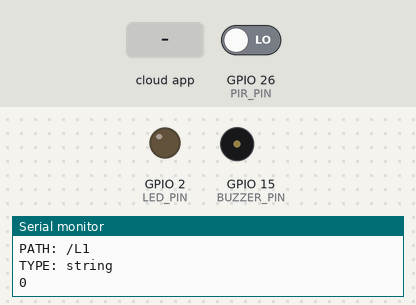
Recording of a sketch running on a simulated ESP32. Parts: output pins drawn as LEDs (lit = HIGH), buzzer (waves = sounding, pin HIGH), the last lines printed to the serial monitor. The inputs (shaded band) are chosen by the test bench; at power-on: GPIO 26 (PIR_PIN) LOW. WiFi joins after 1.5 s; servers stay silent unless stated; the Firebase database answers and starts empty.

Above: at 2.7 s.
2.8 s: the phone or cloud app sets L1 to 1
4.3 s: GPIO 26 (PIR_PIN) driven HIGH
At 6.05 s:
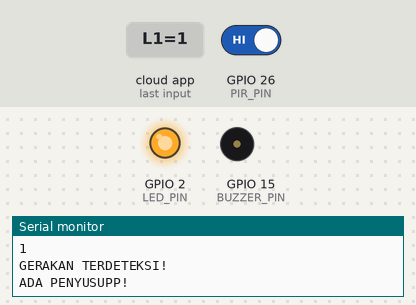
7.3 s: GPIO 26 (PIR_PIN) driven LOW
At 8.6 s:
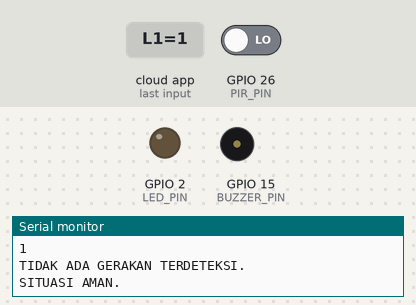
Timing chart, 0 to 10.3 s (numbered marks = the images above; inputs shaded):
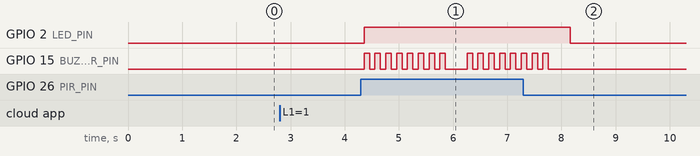

Measured:
- after the input at 4.3 s, GPIO 2 (LED_PIN): LOW → HIGH after 0.06 s; GPIO 15 (BUZZER_PIN): goes 7 × (HIGH 0.10 s, LOW 0.10 s), HIGH 0.10 s, LOW 0.40 s, 5 × (HIGH 0.10 s, LOW 0.10 s), then HIGH, starting after 0.06 s
- after the input at 7.3 s, GPIO 2 (LED_PIN): HIGH → LOW after 0.86 s; GPIO 15 (BUZZER_PIN): goes on until 7.8 s, then stays LOW

The sketch:

Securio.ino
```cpp
#include <WiFi.h>
#include <Firebase_ESP_Client.h>
#include "addons/TokenHelper.h"
#include "addons/RTDBHelper.h"
#define PIR_PIN 26
#define LED_PIN 2
#define BUZZER_PIN 15
#define WIFI_SSID "ELITLAB"
#define WIFI_PASSWORD "l@b3l1tiA"
#define API_KEY "AIzaSyDabdkHCwP50AEQa8FJdcIXV8o2Nk9ME3c"
#define DATABASE_URL "https://tesapp-5aaf1-default-rtdb.firebaseio.com/"
FirebaseData fbdo;
FirebaseAuth auth;
FirebaseConfig config;
bool signupOK = false;
String sValue, sValue2;
void setup() {
  Serial.begin(115200);
  pinMode(PIR_PIN, INPUT);
  pinMode(LED_PIN, OUTPUT);
  pinMode(BUZZER_PIN, OUTPUT);
  WiFi.begin(WIFI_SSID, WIFI_PASSWORD);
  Serial.print("Connecting to Wi-Fi");
  while (WiFi.status() != WL_CONNECTED) {
    Serial.print(".");
    delay(300);
  }
  Serial.println();
  Serial.print("Connected with IP: ");
  Serial.println(WiFi.localIP());
  Serial.println();
  config.api_key = API_KEY;
  config.database_url = DATABASE_URL;
  if (Firebase.signUp(&config, &auth, "", "")) {
    Serial.println("ok");
    signupOK = true;
  }
  else {
    Serial.printf("%s\n", config.signer.signupError.message.c_str());
  }
  config.token_status_callback = tokenStatusCallback;
  Firebase.begin(&config, &auth);
  Firebase.reconnectWiFi(true);
}

void loop() {
  if (Firebase.ready() && signupOK ) {
    if (Firebase.RTDB.getString(&fbdo, "/L1")) {
      if (fbdo.dataType() == "string") {
        sValue = fbdo.stringData();
        int a = sValue.toInt();
        Serial.println(a);
        if (a == 1){
          int pirState = digitalRead(PIR_PIN);

    if (pirState) {
      Serial.println("GERAKAN TERDETEKSI!");
      Serial.println("ADA PENYUSUPP!");
      digitalWrite(LED_PIN, HIGH);
      for(int i = 0; i < 8; i++) {
        digitalWrite(BUZZER_PIN, HIGH);
        delay(100);
        digitalWrite(BUZZER_PIN, LOW);
        delay(100);
      }
      if (Firebase.RTDB.setString(&fbdo, "Status", "1")){
        Serial.println("PASSED");
        Serial.println("PATH: " + fbdo.dataPath());
        Serial.println("TYPE: " + fbdo.dataType());
      }
      else {
        Serial.println("FAILED");
        Serial.println("REASON: " + fbdo.errorReason());
      }
    }
    else {
      Serial.println("TIDAK ADA GERAKAN TERDETEKSI.");
      Serial.println("SITUASI AMAN.");
      digitalWrite(LED_PIN, LOW);
      if (Firebase.RTDB.setString(&fbdo, "Status", "2")){
        Serial.println("PASSED");
        Serial.println("PATH: " + fbdo.dataPath());
        Serial.println("TYPE: " + fbdo.dataType());
      }
      else {
        Serial.println("FAILED");
        Serial.println("REASON: " + fbdo.errorReason());
      }
    }
    }

    else if (a == 0){
        digitalWrite(LED_PIN, LOW);
    if (Firebase.RTDB.setString(&fbdo, "Status", "0")){
        Serial.println("PASSED");
        Serial.println("PATH: " + fbdo.dataPath());
        Serial.println("TYPE: " + fbdo.dataType());
      }
      else {
        Serial.println("FAILED");
        Serial.println("REASON: " + fbdo.errorReason());
      }
         }


        else{
  Serial.println("SISTEM MATI.");
  Serial.println("NYALAKAN TERLEBIH DAHULU.");
  digitalWrite(LED_PIN, LOW);
    if (Firebase.RTDB.setString(&fbdo, "Status", "2")){
        Serial.println("PASSED");
        Serial.println("PATH: " + fbdo.dataPath());
        Serial.println("TYPE: " + fbdo.dataType());
      }
      else {
        Serial.println("FAILED");
        Serial.println("REASON: " + fbdo.errorReason());
      }
        }
      }
    }
    else {
      Serial.println(fbdo.errorReason());
    }
  }
}
```
